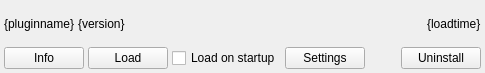
<?xml version="1.0" encoding="UTF-8"?>
<ui version="4.0">
 <class>Form</class>
 <widget class="QWidget" name="Form">
  <property name="geometry">
   <rect>
    <x>0</x>
    <y>0</y>
    <width>485</width>
    <height>73</height>
   </rect>
  </property>
  <property name="windowTitle">
   <string>Form</string>
  </property>
  <layout class="QVBoxLayout" name="verticalLayout">
   <property name="spacing">
    <number>4</number>
   </property>
   <property name="leftMargin">
    <number>4</number>
   </property>
   <property name="topMargin">
    <number>4</number>
   </property>
   <property name="rightMargin">
    <number>4</number>
   </property>
   <property name="bottomMargin">
    <number>4</number>
   </property>
   <item>
    <layout class="QHBoxLayout" name="horizontalLayout">
     <item>
      <widget class="QLabel" name="w_title">
       <property name="text">
        <string>{pluginname}</string>
       </property>
      </widget>
     </item>
     <item>
      <widget class="QLabel" name="w_version">
       <property name="text">
        <string>{version}</string>
       </property>
      </widget>
     </item>
     <item>
      <spacer name="horizontalSpacer">
       <property name="orientation">
        <enum>Qt::Horizontal</enum>
       </property>
       <property name="sizeHint" stdset="0">
        <size>
         <width>40</width>
         <height>20</height>
        </size>
       </property>
      </spacer>
     </item>
     <item>
      <widget class="QLabel" name="w_loadtime">
       <property name="text">
        <string>{loadtime}</string>
       </property>
      </widget>
     </item>
    </layout>
   </item>
   <item>
    <layout class="QHBoxLayout" name="horizontalLayout_2">
     <item>
      <widget class="QPushButton" name="w_info">
       <property name="text">
        <string>Info</string>
       </property>
      </widget>
     </item>
     <item>
      <widget class="QPushButton" name="w_enable">
       <property name="text">
        <string>Load</string>
       </property>
      </widget>
     </item>
     <item>
      <widget class="QCheckBox" name="w_startup">
       <property name="text">
        <string>Load on startup</string>
       </property>
      </widget>
     </item>
     <item>
      <widget class="QPushButton" name="w_settings">
       <property name="text">
        <string>Settings</string>
       </property>
      </widget>
     </item>
     <item>
      <spacer name="horizontalSpacer_2">
       <property name="orientation">
        <enum>Qt::Horizontal</enum>
       </property>
       <property name="sizeHint" stdset="0">
        <size>
         <width>40</width>
         <height>20</height>
        </size>
       </property>
      </spacer>
     </item>
     <item>
      <widget class="QPushButton" name="w_uninstall">
       <property name="text">
        <string>Uninstall</string>
       </property>
      </widget>
     </item>
    </layout>
   </item>
  </layout>
 </widget>
 <resources/>
 <connections/>
</ui>
